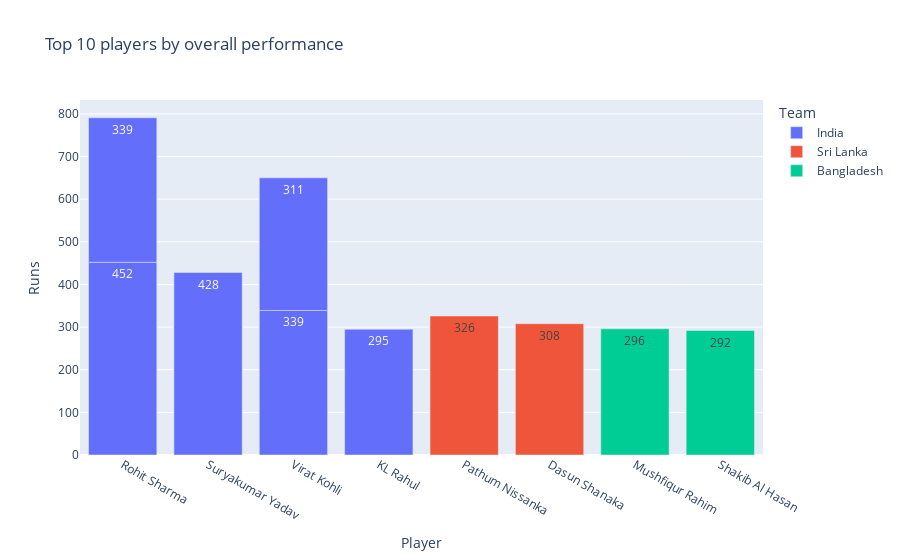

The notebook cell saved with this chart:
### Code cell
px.bar(top_10,x='Player',y='Runs',color='Team',title='Top 10 players by overall performance',text_auto=True)

### Figure 1 — Plotly figure (JSON) as saved in the notebook; plotly's stock layout.template omitted (floating-point values rounded to 4 significant figures)
{"data": [{"alignmentgroup": "True", "hovertemplate": "Team=India<br>Player=%{x}<br>Runs=%{y}<extra></extra>", "legendgroup": "India", "marker": {"color": "#636efa", "pattern": {"shape": ""}}, "name": "India", "offsetgroup": "India", "orientation": "v", "showlegend": true, "textposition": "auto", "texttemplate": "%{y}", "type": "bar", "x": ["Rohit Sharma", "Suryakumar Yadav", "Rohit Sharma", "Virat Kohli", "Virat Kohli", "KL Rahul"], "xaxis": "x", "y": [452, 428, 339, 339, 311, 295], "yaxis": "y"}, {"alignmentgroup": "True", "hovertemplate": "Team=Sri Lanka<br>Player=%{x}<br>Runs=%{y}<extra></extra>", "legendgroup": "Sri Lanka", "marker": {"color": "#EF553B", "pattern": {"shape": ""}}, "name": "Sri Lanka", "offsetgroup": "Sri Lanka", "orientation": "v", "showlegend": true, "textposition": "auto", "texttemplate": "%{y}", "type": "bar", "x": ["Pathum Nissanka", "Dasun Shanaka"], "xaxis": "x", "y": [326, 308], "yaxis": "y"}, {"alignmentgroup": "True", "hovertemplate": "Team=Bangladesh<br>Player=%{x}<br>Runs=%{y}<extra></extra>", "legendgroup": "Bangladesh", "marker": {"color": "#00cc96", "pattern": {"shape": ""}}, "name": "Bangladesh", "offsetgroup": "Bangladesh", "orientation": "v", "showlegend": true, "textposition": "auto", "texttemplate": "%{y}", "type": "bar", "x": ["Mushfiqur Rahim", "Shakib Al Hasan"], "xaxis": "x", "y": [296, 292], "yaxis": "y"}], "layout": {"barmode": "relative", "legend": {"title": {"text": "Team"}, "tracegroupgap": 0}, "title": {"text": "Top 10 players by overall performance"}, "xaxis": {"anchor": "y", "domain": [0, 1], "title": {"text": "Player"}}, "yaxis": {"anchor": "x", "domain": [0, 1], "title": {"text": "Runs"}}}}
